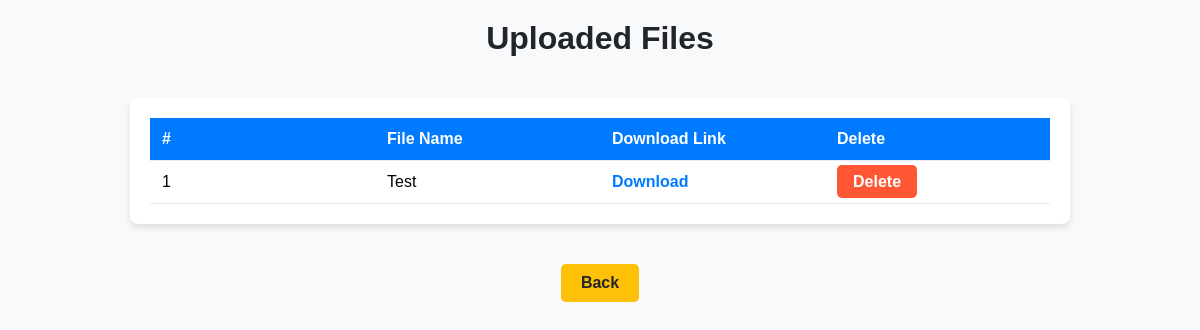
The page /list/ on the database as committed earlier.
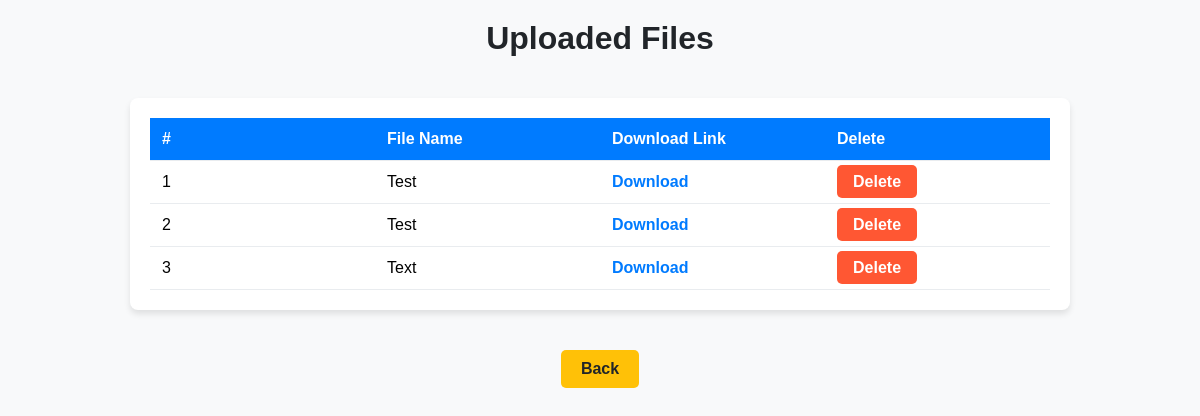
The same page on the database as committed later.
### FileUploadSystemApp/models.py (models this page shows, shortened)
class file_upload(models.Model):
    id = models.AutoField(primary_key=True)
    file_name = models.CharField(max_length=255)
    my_file = models.BinaryField()

### FileUploadSystemApp/views.py (the view)
# urls.py: path('list/', views.show_data, name='show_data'),
def show_data(request):
    all_data = file_upload.objects.all()
    context = {
        'data': all_data
    }
    return render(request, 'FileUploadSystemApp/list.html', context)

### FileUploadSystemApp/templates/FileUploadSystemApp/list.html (shortened to what this page needs)
<!DOCTYPE html>
<html lang="en">
<head>
</head>
<body>
    <h1>Uploaded Files</h1>
    <div class="table-container">
        <table>
            <thead>
                <tr>
                    <th>#</th>
                    <th>File Name</th>
                    <th>Download Link</th>
                    <th>Delete</th>
                </tr>
            </thead>
            <tbody>
                {% for d in data %}
                <tr>
                    <td>{{ forloop.counter }}</td>
                    <td>{{ d.file_name }}</td>
                    <td><a href="{% url 'download_file' file_id=d.id %}" class="list_link">Download</a></td>
                    <td><a href="{% url 'delete_file' file_id=d.id %}" class="delete_link" onclick="return confirm('Are you sure you want to delete this file?')">Delete</a></td>
                </tr>
                {% endfor %}
            </tbody>
        </table>
    </div>
    <a class="link_index" href="{% url 'index' %}">Back</a>
</body>
</html>

Rows that differ between the two databases and show on the page:
added file_upload: file_name "Test"
added file_upload: file_name "Text"
